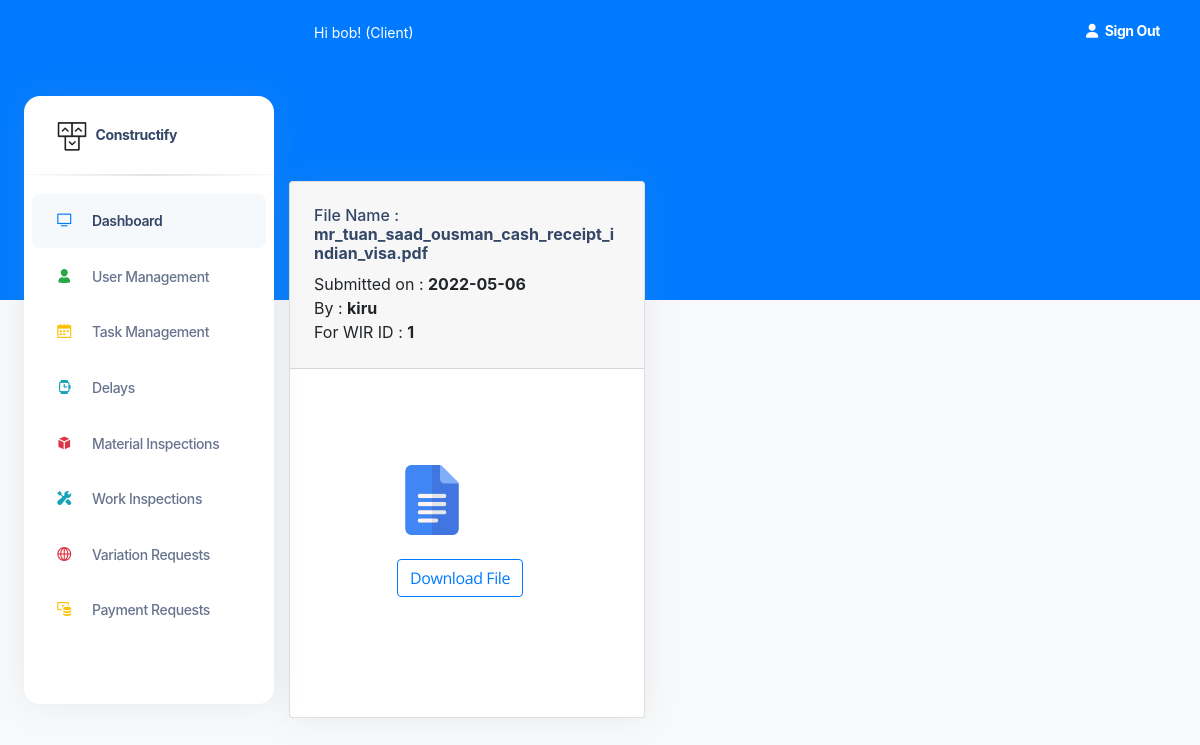
The page /ConsultantWIRSubmitted/1 (signed in) on the database its author committed.
### construct/models.py (models this page shows, shortened)
class User(db.Model, UserMixin):
    id = db.Column(db.Integer(), nullable=False, primary_key=True)
    username = db.Column(db.String(length=30), nullable=False, unique=True)
    email_address = db.Column(db.String(length=50),
                              nullable=False, unique=True)
    password_hash = db.Column(db.String(length=50),
                              nullable=False, unique=True)
    role = db.Column(db.String(length=30), nullable=False, unique=False)
    contact_number = db.Column(db.String(length=30), nullable=False, unique=False)
    @property
    def password(self):
        return self.password

class WIRConsultantDocument(db.Model):
    id = db.Column(db.Integer(), nullable=False, primary_key=True)
    wir_file_name = db.Column(db.String(length=30), nullable=False)
    wir_id = db.Column(db.String(length=30), nullable=False)
    status = db.Column(db.String(length=30), nullable=False)
    submitted_date = db.Column(db.String(length=30), nullable=False)
    submitted_by=db.Column(db.String(length=30), nullable=False)

### construct/routes.py (the view)
@app.route("/ConsultantWIRSubmitted/<string:passed_id>", methods=['GET', 'POST'])
@login_required
def consultant_Wir_submitted_page(passed_id):
        submitted_Wir_document= WIRConsultantDocument.query.all()
        has_wir_id = "False"
        for wir in submitted_Wir_document:
            if wir.wir_id == passed_id:
                has_wir_id="True"
                break
        page_message="WIR's Submitted by the Consultant"
        return render_template('SubmittedWIRGalleryConsultant.html', submitted_Wir_document=submitted_Wir_document, passed_wir_id=str(passed_id),has_wir_id=has_wir_id)

### construct/models.py (called while the page is built)
@login_manager.user_loader
def load_user(user_id):
    return User.query.get(int(user_id))

### construct/templates/SubmittedWIRGalleryConsultant.html (shortened to what this page needs)
<!DOCTYPE html>
<html lang="en">
<head>
  <link href="{{ url_for('static', filename='assets')}}/css/nucleo-icons.css" rel="stylesheet" />
  <link href="{{ url_for('static', filename='assets')}}/css/nucleo-svg.css" rel="stylesheet" />
  <link href="{{ url_for('static', filename='assets')}}/css/nucleo-svg.css" rel="stylesheet" />
  <link id="pagestyle" href="{{ url_for('static', filename='assets')}}/css/argon-dashboard.css?v=2.0.2"
    rel="stylesheet" />
  <link rel="stylesheet" type="text/css"
    href="https://stackpath.bootstrapcdn.com/bootstrap/4.2.1/css/bootstrap.min.css">
</head>
{% include 'includes/GlobalSideNavbar.html' %}
<main class="main-content position-relative border-radius-lg ">
  {% include 'includes/GlobalNavbar.html' %}
  <br><br><br><br>
  {% for wir in submitted_Wir_document %}
  {% if wir.wir_id == passed_wir_id %}
  <div class="container-fluid py-4">
    <div class="row">
      <div class="col-5">
        <div class="card mb-4">
          <div class="card-header pb-0">
            <h6>File Name      : <strong> {{wir.wir_file_name}}</strong></h6>
            <h7>Submitted on   : <strong>{{wir.submitted_date}}</strong>  <br>
            <h7>By             : <strong>{{wir.submitted_by}} </strong></h7> <br>
            <h7>For WIR ID     : <strong>{{passed_wir_id}}</strong></h7> <br><br>
          </div>
          <div class="card-body px-0 pt-0 pb-2">
            <div class="col-md-8 p-lg-5 mx-auto my-5">
              <div class="table-responsive p-0">
                <img src="/static/icons/doc_icon.png" alt="User Image" width="70" height="70">
                <br><br>
                  <a class="btn btn-outline-primary" href="{{url_for('downloadconsultantwir',wir_name=wir.wir_file_name)}}" role="button">Download File</a>
              </div>
            </div>
          </div>
        </div>
      </div>
    </div>
  </div>
  {% endif %}
  {% endfor %}
  </body>
</html>

### construct/templates/includes/GlobalNavbar.html (shortened to what this page needs)
<nav class="navbar navbar-main navbar-expand-lg px-0 mx-4 shadow-none border-radius-xl " id="navbarBlur"
  data-scroll="false">
  <div class="container-fluid py-1 px-3">
    <nav aria-label="breadcrumb">
      <ol class="breadcrumb bg-transparent mb-0 pb-0 pt-1 px-0 me-sm-6 me-5">
        <li class="breadcrumb-item text-sm text-white active" aria-current="page">Hi {{current_user.username}}!
          ({{current_user.role}}) </li>
      </ol>
    </nav>
    <ul class="navbar-nav  justify-content-end">
      <li class="nav-item d-flex align-items-left">
        <a href="{{url_for('logout_page')}}" class="nav-link text-white font-weight-bold px-0">
          <i class="fa fa-user me-sm-1"></i>
          <span class="d-sm-inline d-none">Sign Out</span>
        </a>
      </li>
  </div>
</nav>

### rows shown on the page
User: username "bob", role "Client"
WIRConsultantDocument: wir_file_name "mr_tuan_saad_ousman_cash_receipt_indian_visa.pdf", submitted_date "2022-05-06", submitted_by "kiru", passed_wir_id "1"
